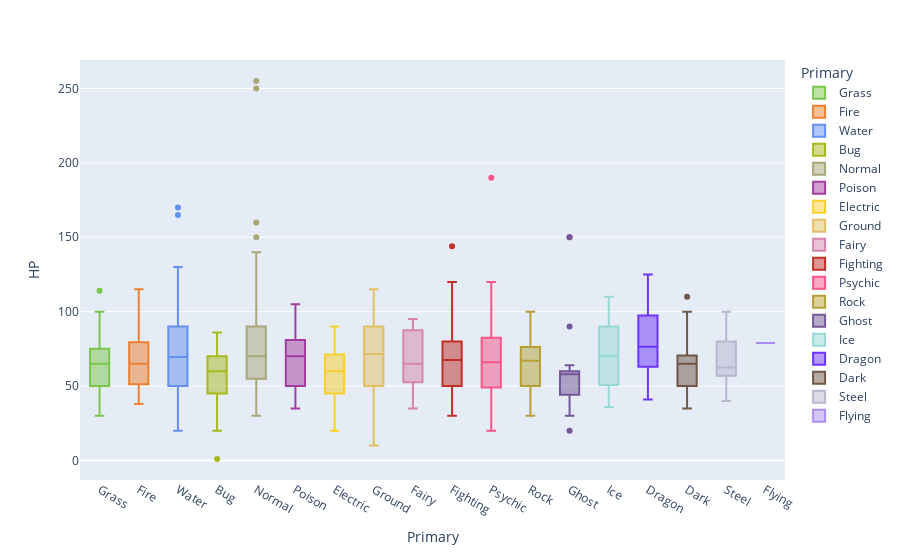

Notebook code cell kept with this figure:
### Code cell
fig=px.box(pokemon, x="Primary", y="HP",hover_name="Name",
       color="Primary", color_discrete_map=colours)

fig.show()
fig.write_html("EDAplots/HPbyPrim-box.html",
                include_plotlyjs='cdn')

### Figure 1 — Plotly figure (JSON) as saved in the notebook; plotly's stock layout.template omitted (floating-point values rounded to 4 significant figures)
{"data": [{"alignmentgroup": "True", "hovertemplate": "<b>%{hovertext}</b><br><br>Primary=%{x}<br>HP=%{y}<extra></extra>", "hovertext": ["Bulbasaur", "Ivysaur", "Venusaur", "Oddish", "Gloom", "Vileplume", "Bellsprout", "Weepinbell", "Victreebel", "Exeggcute", "Exeggutor", "Tangela", "Chikorita", "Bayleef", "Meganium", "Bellossom", "Hoppip", "Skiploom", "Jumpluff", "Sunkern", "Sunflora", "Treecko", "Grovyle", "Sceptile", "Seedot", "Nuzleaf", "Shiftry", "Shroomish", "Breloom", "Roselia", "Cacnea", "Cacturne", "Tropius", "Turtwig", "Grotle", "Torterra", "Budew", "Roserade", "Cherubi", "Cherrim", "Carnivine", "Snover", "Abomasnow", "Tangrowth", "Leafeon", "Shaymin", "Snivy", "Servine", "Serperior", "Pansage", "Simisage", "Cottonee", "Whimsicott", "Petilil", "Lilligant", "Maractus", "Foongus", "Amoonguss", "Ferroseed", "Ferrothorn", "Virizion"], "legendgroup": "Grass", "marker": {"color": "#7AC74C"}, "name": "Grass", "notched": false, "offsetgroup": "Grass", "orientation": "v", "showlegend": true, "type": "box", "x": ["Grass", "Grass", "Grass", "Grass", "Grass", "Grass", "Grass", "Grass", "Grass", "Grass", "Grass", "Grass", "Grass", "Grass", "Grass", "Grass", "Grass", "Grass", "Grass", "Grass", "Grass", "Grass", "Grass", "Grass", "Grass", "Grass", "Grass", "Grass", "Grass", "Grass", "Grass", "Grass", "Grass", "Grass", "Grass", "Grass", "Grass", "Grass", "Grass", "Grass", "Grass", "Grass", "Grass", "Grass", "Grass", "Grass", "Grass", "Grass", "Grass", "Grass", "Grass", "Grass", "Grass", "Grass", "Grass", "Grass", "Grass", "Grass", "Grass", "Grass", "Grass"], "x0": " ", "xaxis": "x", "y": [45, 60, 80, 45, 60, 75, 50, 65, 80, 60, 95, 65, 45, 60, 80, 75, 35, 55, 75, 30, 75, 40, 50, 70, 40, 70, 90, 60, 60, 50, 50, 70, 99, 55, 75, 95, 40, 60, 45, 70, 74, 60, 90, 100, 65, 100, 45, 60, 75, 50, 75, 40, 60, 45, 70, 75, 69, 114, 44, 74, 91], "y0": " ", "yaxis": "y"}, {"alignmentgroup": "True", "hovertemplate": "<b>%{hovertext}</b><br><br>Primary=%{x}<br>HP=%{y}<extra></extra>", "hovertext": ["Charmander", "Charmeleon", "Charizard", "Vulpix", "Ninetales", "Growlithe", "Arcanine", "Ponyta", "Rapidash", "Magmar", "Flareon", "Moltres", "Cyndaquil", "Quilava", "Typhlosion", "Slugma", "Magcargo", "Magby", "Entei", "Ho-Oh", "Torchic", "Combusken", "Blaziken", "Numel", "Camerupt", "Torkoal", "Chimchar", "Monferno", "Infernape", "Magmortar", "Heatran", "Tepig", "Pignite", "Emboar", "Pansear", "Simisear", "Darumaka", "Darmanitan", "Heatmor"], "legendgroup": "Fire", "marker": {"color": "#EE8130"}, "name": "Fire", "notched": false, "offsetgroup": "Fire", "orientation": "v", "showlegend": true, "type": "box", "x": ["Fire", "Fire", "Fire", "Fire", "Fire", "Fire", "Fire", "Fire", "Fire", "Fire", "Fire", "Fire", "Fire", "Fire", "Fire", "Fire", "Fire", "Fire", "Fire", "Fire", "Fire", "Fire", "Fire", "Fire", "Fire", "Fire", "Fire", "Fire", "Fire", "Fire", "Fire", "Fire", "Fire", "Fire", "Fire", "Fire", "Fire", "Fire", "Fire"], "x0": " ", "xaxis": "x", "y": [39, 58, 78, 38, 73, 55, 90, 50, 65, 65, 65, 90, 39, 58, 78, 40, 50, 45, 115, 106, 45, 60, 80, 60, 70, 70, 44, 64, 76, 75, 91, 65, 90, 110, 50, 75, 70, 105, 85], "y0": " ", "yaxis": "y"}, {"alignmentgroup": "True", "hovertemplate": "<b>%{hovertext}</b><br><br>Primary=%{x}<br>HP=%{y}<extra></extra>", "hovertext": ["Squirtle", "Wartortle", "Blastoise", "Psyduck", "Golduck", "Poliwag", "Poliwhirl", "Poliwrath", "Tentacool", "Tentacruel", "Slowpoke", "Slowbro", "Seel", "Dewgong", "Shellder", "Cloyster", "Krabby", "Kingler", "Horsea", "Seadra", "Goldeen", "Seaking", "Staryu", "Starmie", "Magikarp", "Gyarados", "Lapras", "Vaporeon", "Totodile", "Croconaw", "Feraligatr", "Chinchou", "Lanturn", "Marill", "Azumarill", "Politoed", "Wooper", "Quagsire", "Slowking", "Qwilfish", "Corsola", "Remoraid", "Octillery", "Mantine", "Kingdra", "Suicune", "Mudkip", "Marshtomp", "Swampert", "Lotad", "Lombre", "Ludicolo", "Wingull", "Pelipper", "Carvanha", "Sharpedo", "Wailmer", "Wailord", "Barboach", "Whiscash", "Corphish", "Crawdaunt", "Feebas", "Milotic", "Clamperl", "Huntail", "Gorebyss", "Relicanth", "Luvdisc", "Kyogre", "Piplup", "Prinplup", "Empoleon", "Buizel", "Floatzel", "Shellos", "Gastrodon", "Finneon", "Lumineon", "Mantyke", "Palkia", "Phione", "Manaphy", "Oshawott", "Dewott", "Samurott", "Panpour", "Simipour", "Tympole", "Palpitoad", "Seismitoad", "Basculin", "Tirtouga", "Carracosta", "Ducklett", "Swanna", "Frillish", "Jellicent", "Alomomola", "Keldeo"], "legendgroup": "Water", "marker": {"color": "#6390F0"}, "name": "Water", "notched": false, "offsetgroup": "Water", "orientation": "v", "showlegend": true, "type": "box", "x": ["Water", "Water", "Water", "Water", "Water", "Water", "Water", "Water", "Water", "Water", "Water", "Water", "Water", "Water", "Water", "Water", "Water", "Water", "Water", "Water", "Water", "Water", "Water", "Water", "Water", "Water", "Water", "Water", "Water", "Water", "Water", "Water", "Water", "Water", "Water", "Water", "Water", "Water", "Water", "Water", "Water", "Water", "Water", "Water", "Water", "Water", "Water", "Water", "Water", "Water", "Water", "Water", "Water", "Water", "Water", "Water", "Water", "Water", "Water", "Water", "Water", "Water", "Water", "Water", "Water", "Water", "Water", "Water", "Water", "Water", "Water", "Water", "Water", "Water", "Water", "Water", "Water", "Water", "Water", "Water", "Water", "Water", "Water", "Water", "Water", "Water", "Water", "Water", "Water", "Water", "Water", "Water", "Water", "Water", "Water", "Water", "Water", "Water", "Water", "Water"], "x0": " ", "xaxis": "x", "y": [44, 59, 79, 50, 80, 40, 65, 90, 40, 80, 90, 95, 65, 90, 30, 50, 30, 55, 30, 55, 45, 80, 30, 60, 20, 95, 130, 130, 50, 65, 85, 75, 125, 70, 100, 90, 55, 95, 95, 65, 55, 35, 75, 65, 75, 100, 50, 70, 100, 40, 60, 80, 40, 60, 45, 70, 130, 170, 50, 110, 43, 63, 20, 95, 35, 55, 55, 100, 43, 100, 53, 64, 84, 55, 85, 76, 111, 49, 69, 45, 90, 80, 100, 55, 75, 95, 50, 75, 50, 75, 105, 70, 54, 74, 62, 75, 55, 100, 165, 91], "y0": " ", "yaxis": "y"}, {"alignmentgroup": "True", "hovertemplate": "<b>%{hovertext}</b><br><br>Primary=%{x}<br>HP=%{y}<extra></extra>", "hovertext": ["Caterpie", "Metapod", "Butterfree", "Weedle", "Kakuna", "Beedrill", "Paras", "Parasect", "Venonat", "Venomoth", "Scyther", "Pinsir", "Ledyba", "Ledian", "Spinarak", "Ariados", "Yanma", "Pineco", "Forretress", "Scizor", "Shuckle", "Heracross", "Wurmple", "Silcoon", "Beautifly", "Cascoon", "Dustox", "Surskit", "Masquerain", "Nincada", "Ninjask", "Shedinja", "Volbeat", "Illumise", "Kricketot", "Kricketune", "Burmy", "Wormadam", "Mothim", "Combee", "Vespiquen", "Yanmega", "Sewaddle", "Swadloon", "Leavanny", "Venipede", "Whirlipede", "Scolipede", "Dwebble", "Crustle", "Karrablast", "Escavalier", "Joltik", "Galvantula", "Shelmet", "Accelgor", "Durant", "Larvesta", "Volcarona", "Genesect"], "legendgroup": "Bug", "marker": {"color": "#A6B91A"}, "name": "Bug", "notched": false, "offsetgroup": "Bug", "orientation": "v", "showlegend": true, "type": "box", "x": ["Bug", "Bug", "Bug", "Bug", "Bug", "Bug", "Bug", "Bug", "Bug", "Bug", "Bug", "Bug", "Bug", "Bug", "Bug", "Bug", "Bug", "Bug", "Bug", "Bug", "Bug", "Bug", "Bug", "Bug", "Bug", "Bug", "Bug", "Bug", "Bug", "Bug", "Bug", "Bug", "Bug", "Bug", "Bug", "Bug", "Bug", "Bug", "Bug", "Bug", "Bug", "Bug", "Bug", "Bug", "Bug", "Bug", "Bug", "Bug", "Bug", "Bug", "Bug", "Bug", "Bug", "Bug", "Bug", "Bug", "Bug", "Bug", "Bug", "Bug"], "x0": " ", "xaxis": "x", "y": [45, 50, 60, 40, 45, 65, 35, 60, 60, 70, 70, 65, 40, 55, 40, 70, 65, 50, 75, 70, 20, 80, 45, 50, 60, 50, 60, 40, 70, 31, 61, 1, 65, 65, 37, 77, 40, 60, 70, 30, 70, 86, 45, 55, 75, 30, 40, 60, 50, 70, 50, 70, 50, 70, 50, 80, 58, 55, 85, 71], "y0": " ", "yaxis": "y"}, {"alignmentgroup": "True", "hovertemplate": "<b>%{hovertext}</b><br><br>Primary=%{x}<br>HP=%{y}<extra></extra>", "hovertext": ["Pidgey", "Pidgeotto", "Pidgeot", "Rattata", "Raticate", "Spearow", "Fearow", "Jigglypuff", "Wigglytuff", "Meowth", "Persian", "Farfetch'd", "Doduo", "Dodrio", "Lickitung", "Chansey", "Kangaskhan", "Tauros", "Ditto", "Eevee", "Porygon", "Snorlax", "Sentret", "Furret", "Hoothoot", "Noctowl", "Igglybuff", "Aipom", "Girafarig", "Dunsparce", "Teddiursa", "Ursaring", "Porygon2", "Stantler", "Smeargle", "Miltank", "Blissey", "Zigzagoon", "Linoone", "Taillow", "Swellow", "Slakoth", "Vigoroth", "Slaking", "Whismur", "Loudred", "Exploud", "Azurill", "Skitty", "Delcatty", "Spinda", "Swablu", "Zangoose", "Castform", "Kecleon", "Starly", "Staravia", "Staraptor", "Bidoof", "Bibarel", "Ambipom", "Buneary", "Lopunny", "Glameow", "Purugly", "Happiny", "Chatot", "Munchlax", "Lickilicky", "Porygon-Z", "Regigigas", "Arceus", "Patrat", "Watchog", "Lillipup", "Herdier", "Stoutland", "Pidove", "Tranquill", "Unfezant", "Audino", "Minccino", "Cinccino", "Deerling", "Sawsbuck", "Bouffalant", "Rufflet", "Braviary", "Meloetta"], "legendgroup": "Normal", "marker": {"color": "#A8A77A"}, "name": "Normal", "notched": false, "offsetgroup": "Normal", "orientation": "v", "showlegend": true, "type": "box", "x": ["Normal", "Normal", "Normal", "Normal", "Normal", "Normal", "Normal", "Normal", "Normal", "Normal", "Normal", "Normal", "Normal", "Normal", "Normal", "Normal", "Normal", "Normal", "Normal", "Normal", "Normal", "Normal", "Normal", "Normal", "Normal", "Normal", "Normal", "Normal", "Normal", "Normal", "Normal", "Normal", "Normal", "Normal", "Normal", "Normal", "Normal", "Normal", "Normal", "Normal", "Normal", "Normal", "Normal", "Normal", "Normal", "Normal", "Normal", "Normal", "Normal", "Normal", "Normal", "Normal", "Normal", "Normal", "Normal", "Normal", "Normal", "Normal", "Normal", "Normal", "Normal", "Normal", "Normal", "Normal", "Normal", "Normal", "Normal", "Normal", "Normal", "Normal", "Normal", "Normal", "Normal", "Normal", "Normal", "Normal", "Normal", "Normal", "Normal", "Normal", "Normal", "Normal", "Normal", "Normal", "Normal", "Normal", "Normal", "Normal", "Normal"], "x0": " ", "xaxis": "x", "y": [40, 63, 83, 30, 55, 40, 65, 115, 140, 40, 65, 52, 35, 60, 90, 250, 105, 75, 48, 55, 65, 160, 35, 85, 60, 100, 90, 55, 70, 100, 60, 90, 85, 73, 55, 95, 255, 38, 78, 40, 60, 60, 80, 150, 64, 84, 104, 50, 50, 70, 60, 45, 73, 70, 60, 40, 55, 85, 59, 79, 75, 55, 65, 49, 71, 100, 76, 135, 110, 85, 110, 120, 45, 60, 45, 65, 85, 50, 62, 80, 103, 55, 75, 60, 80, 95, 70, 100, 100], "y0": " ", "yaxis": "y"}, {"alignmentgroup": "True", "hovertemplate": "<b>%{hovertext}</b><br><br>Primary=%{x}<br>HP=%{y}<extra></extra>", "hovertext": ["Ekans", "Arbok", "Nidoran♀", "Nidorina", "Nidoqueen", "Nidoran♂", "Nidorino", "Nidoking", "Zubat", "Golbat", "Grimer", "Muk", "Koffing", "Weezing", "Crobat", "Gulpin", "Swalot", "Seviper", "Stunky", "Skuntank", "Skorupi", "Drapion", "Croagunk", "Toxicroak", "Trubbish", "Garbodor"], "legendgroup": "Poison", "marker": {"color": "#A33EA1"}, "name": "Poison", "notched": false, "offsetgroup": "Poison", "orientation": "v", "showlegend": true, "type": "box", "x": ["Poison", "Poison", "Poison", "Poison", "Poison", "Poison", "Poison", "Poison", "Poison", "Poison", "Poison", "Poison", "Poison", "Poison", "Poison", "Poison", "Poison", "Poison", "Poison", "Poison", "Poison", "Poison", "Poison", "Poison", "Poison", "Poison"], "x0": " ", "xaxis": "x", "y": [35, 60, 55, 70, 90, 46, 61, 81, 40, 75, 80, 105, 40, 65, 85, 70, 100, 73, 63, 103, 40, 70, 48, 83, 50, 80], "y0": " ", "yaxis": "y"}, {"alignmentgroup": "True", "hovertemplate": "<b>%{hovertext}</b><br><br>Primary=%{x}<br>HP=%{y}<extra></extra>", "hovertext": ["Pikachu", "Raichu", "Magnemite", "Magneton", "Voltorb", "Electrode", "Electabuzz", "Jolteon", "Zapdos", "Pichu", "Mareep", "Flaaffy", "Ampharos", "Elekid", "Raikou", "Electrike", "Manectric", "Plusle", "Minun", "Shinx", "Luxio", "Luxray", "Pachirisu", "Magnezone", "Electivire", "Rotom", "Blitzle", "Zebstrika", "Emolga", "Tynamo", "Eelektrik", "Eelektross", "Thundurus"], "legendgroup": "Electric", "marker": {"color": "#F7D02C"}, "name": "Electric", "notched": false, "offsetgroup": "Electric", "orientation": "v", "showlegend": true, "type": "box", "x": ["Electric", "Electric", "Electric", "Electric", "Electric", "Electric", "Electric", "Electric", "Electric", "Electric", "Electric", "Electric", "Electric", "Electric", "Electric", "Electric", "Electric", "Electric", "Electric", "Electric", "Electric", "Electric", "Electric", "Electric", "Electric", "Electric", "Electric", "Electric", "Electric", "Electric", "Electric", "Electric", "Electric"], "x0": " ", "xaxis": "x", "y": [35, 60, 25, 50, 40, 60, 65, 65, 90, 20, 55, 70, 90, 45, 90, 40, 70, 60, 60, 45, 60, 80, 60, 70, 75, 50, 45, 75, 55, 35, 65, 85, 79], "y0": " ", "yaxis": "y"}, {"alignmentgroup": "True", "hovertemplate": "<b>%{hovertext}</b><br><br>Primary=%{x}<br>HP=%{y}<extra></extra>", "hovertext": ["Sandshrew", "Sandslash", "Diglett", "Dugtrio", "Cubone", "Marowak", "Rhyhorn", "Rhydon", "Gligar", "Phanpy", "Donphan", "Trapinch", "Vibrava", "Flygon", "Baltoy", "Claydol", "Groudon", "Hippopotas", "Hippowdon", "Rhyperior", "Gliscor", "Drilbur", "Excadrill", "Sandile", "Krokorok", "Krookodile", "Stunfisk", "Golett", "Golurk", "Landorus"], "legendgroup": "Ground", "marker": {"color": "#E2BF65"}, "name": "Ground", "notched": false, "offsetgroup": "Ground", "orientation": "v", "showlegend": true, "type": "box", "x": ["Ground", "Ground", "Ground", "Ground", "Ground", "Ground", "Ground", "Ground", "Ground", "Ground", "Ground", "Ground", "Ground", "Ground", "Ground", "Ground", "Ground", "Ground", "Ground", "Ground", "Ground", "Ground", "Ground", "Ground", "Ground", "Ground", "Ground", "Ground", "Ground", "Ground"], "x0": " ", "xaxis": "x", "y": [50, 75, 10, 35, 50, 60, 80, 105, 65, 90, 90, 45, 50, 80, 40, 60, 100, 68, 108, 115, 75, 60, 110, 50, 60, 95, 109, 59, 89, 89], "y0": " ", "yaxis": "y"}, {"alignmentgroup": "True", "hovertemplate": "<b>%{hovertext}</b><br><br>Primary=%{x}<br>HP=%{y}<extra></extra>", "hovertext": ["Clefairy", "Clefable", "Cleffa", "Togepi", "Togetic", "Snubbull", "Granbull", "Togekiss"], "legendgroup": "Fairy", "marker": {"color": "#D685AD"}, "name": "Fairy", "notched": false, "offsetgroup": "Fairy", "orientation": "v", "showlegend": true, "type": "box", "x": ["Fairy", "Fairy", "Fairy", "Fairy", "Fairy", "Fairy", "Fairy", "Fairy"], "x0": " ", "xaxis": "x", "y": [70, 95, 50, 35, 55, 60, 90, 85], "y0": " ", "yaxis": "y"}, {"alignmentgroup": "True", "hovertemplate": "<b>%{hovertext}</b><br><br>Primary=%{x}<br>HP=%{y}<extra></extra>", "hovertext": ["Mankey", "Primeape", "Machop", "Machoke", "Machamp", "Hitmonlee", "Hitmonchan", "Tyrogue", "Hitmontop", "Makuhita", "Hariyama", "Meditite", "Medicham", "Riolu", "Lucario", "Timburr", "Gurdurr", "Conkeldurr", "Throh", "Sawk", "Mienfoo", "Mienshao"], "legendgroup": "Fighting", "marker": {"color": "#C22E28"}, "name": "Fighting", "notched": false, "offsetgroup": "Fighting", "orientation": "v", "showlegend": true, "type": "box", "x": ["Fighting", "Fighting", "Fighting", "Fighting", "Fighting", "Fighting", "Fighting", "Fighting", "Fighting", "Fighting", "Fighting", "Fighting", "Fighting", "Fighting", "Fighting", "Fighting", "Fighting", "Fighting", "Fighting", "Fighting", "Fighting", "Fighting"], "x0": " ", "xaxis": "x", "y": [40, 65, 70, 80, 90, 50, 50, 35, 50, 72, 144, 30, 60, 40, 70, 75, 85, 105, 120, 75, 45, 65], "y0": " ", "yaxis": "y"}, {"alignmentgroup": "True", "hovertemplate": "<b>%{hovertext}</b><br><br>Primary=%{x}<br>HP=%{y}<extra></extra>", "hovertext": ["Abra", "Kadabra", "Alakazam", "Drowzee", "Hypno", "Mr.", "Mewtwo", "Mew", "Natu", "Xatu", "Espeon", "Unown", "Wobbuffet", "Lugia", "Celebi", "Ralts", "Kirlia", "Gardevoir", "Spoink", "Grumpig", "Chimecho", "Wynaut", "Deoxys", "Chingling", "Mime", "Gallade", "Uxie", "Mesprit", "Azelf", "Cresselia", "Victini", "Munna", "Musharna", "Woobat", "Swoobat", "Sigilyph", "Gothita", "Gothorita", "Gothitelle", "Solosis", "Duosion", "Reuniclus", "Elgyem", "Beheeyem"], "legendgroup": "Psychic", "marker": {"color": "#F95587"}, "name": "Psychic", "notched": false, "offsetgroup": "Psychic", "orientation": "v", "showlegend": true, "type": "box", "x": ["Psychic", "Psychic", "Psychic", "Psychic", "Psychic", "Psychic", "Psychic", "Psychic", "Psychic", "Psychic", "Psychic", "Psychic", "Psychic", "Psychic", "Psychic", "Psychic", "Psychic", "Psychic", "Psychic", "Psychic", "Psychic", "Psychic", "Psychic", "Psychic", "Psychic", "Psychic", "Psychic", "Psychic", "Psychic", "Psychic", "Psychic", "Psychic", "Psychic", "Psychic", "Psychic", "Psychic", "Psychic", "Psychic", "Psychic", "Psychic", "Psychic", "Psychic", "Psychic", "Psychic"], "x0": " ", "xaxis": "x", "y": [25, 40, 55, 60, 85, 40, 106, 100, 40, 65, 65, 48, 190, 106, 100, 28, 38, 68, 60, 80, 65, 95, 50, 45, 20, 68, 75, 80, 75, 120, 100, 76, 116, 55, 67, 72, 45, 60, 70, 45, 65, 110, 55, 75], "y0": " ", "yaxis": "y"}, {"alignmentgroup": "True", "hovertemplate": "<b>%{hovertext}</b><br><br>Primary=%{x}<br>HP=%{y}<extra></extra>", "hovertext": ["Geodude", "Graveler", "Golem", "Onix", "Omanyte", "Omastar", "Kabuto", "Kabutops", "Aerodactyl", "Sudowoodo", "Larvitar", "Pupitar", "Tyranitar", "Nosepass", "Lunatone", "Solrock", "Lileep", "Cradily", "Anorith", "Armaldo", "Regirock", "Cranidos", "Rampardos", "Shieldon", "Bastiodon", "Bonsly", "Probopass", "Roggenrola", "Boldore", "Gigalith", "Archen", "Archeops", "Terrakion"], "legendgroup": "Rock", "marker": {"color": "#B6A136"}, "name": "Rock", "notched": false, "offsetgroup": "Rock", "orientation": "v", "showlegend": true, "type": "box", "x": ["Rock", "Rock", "Rock", "Rock", "Rock", "Rock", "Rock", "Rock", "Rock", "Rock", "Rock", "Rock", "Rock", "Rock", "Rock", "Rock", "Rock", "Rock", "Rock", "Rock", "Rock", "Rock", "Rock", "Rock", "Rock", "Rock", "Rock", "Rock", "Rock", "Rock", "Rock", "Rock", "Rock"], "x0": " ", "xaxis": "x", "y": [40, 55, 80, 35, 35, 70, 30, 60, 80, 70, 50, 70, 100, 30, 70, 70, 66, 86, 45, 75, 80, 67, 97, 30, 60, 50, 60, 55, 70, 85, 55, 75, 91], "y0": " ", "yaxis": "y"}, {"alignmentgroup": "True", "hovertemplate": "<b>%{hovertext}</b><br><br>Primary=%{x}<br>HP=%{y}<extra></extra>", "hovertext": ["Gastly", "Haunter", "Gengar", "Misdreavus", "Shuppet", "Banette", "Duskull", "Dusclops", "Drifloon", "Drifblim", "Mismagius", "Spiritomb", "Dusknoir", "Giratina", "Yamask", "Cofagrigus", "Litwick", "Lampent", "Chandelure"], "legendgroup": "Ghost", "marker": {"color": "#735797"}, "name": "Ghost", "notched": false, "offsetgroup": "Ghost", "orientation": "v", "showlegend": true, "type": "box", "x": ["Ghost", "Ghost", "Ghost", "Ghost", "Ghost", "Ghost", "Ghost", "Ghost", "Ghost", "Ghost", "Ghost", "Ghost", "Ghost", "Ghost", "Ghost", "Ghost", "Ghost", "Ghost", "Ghost"], "x0": " ", "xaxis": "x", "y": [30, 45, 60, 60, 44, 64, 20, 40, 90, 150, 60, 50, 45, 150, 38, 58, 50, 60, 60], "y0": " ", "yaxis": "y"}, {"alignmentgroup": "True", "hovertemplate": "<b>%{hovertext}</b><br><br>Primary=%{x}<br>HP=%{y}<extra></extra>", "hovertext": ["Jynx", "Articuno", "Swinub", "Piloswine", "Delibird", "Smoochum", "Snorunt", "Glalie", "Spheal", "Sealeo", "Walrein", "Regice", "Glaceon", "Mamoswine", "Froslass", "Vanillite", "Vanillish", "Vanilluxe", "Cubchoo", "Beartic", "Cryogonal"], "legendgroup": "Ice", "marker": {"color": "#96D9D6"}, "name": "Ice", "notched": false, "offsetgroup": "Ice", "orientation": "v", "showlegend": true, "type": "box", "x": ["Ice", "Ice", "Ice", "Ice", "Ice", "Ice", "Ice", "Ice", "Ice", "Ice", "Ice", "Ice", "Ice", "Ice", "Ice", "Ice", "Ice", "Ice", "Ice", "Ice", "Ice"], "x0": " ", "xaxis": "x", "y": [65, 90, 50, 100, 45, 45, 50, 80, 70, 90, 110, 80, 65, 110, 70, 36, 51, 71, 55, 95, 70], "y0": " ", "yaxis": "y"}, {"alignmentgroup": "True", "hovertemplate": "<b>%{hovertext}</b><br><br>Primary=%{x}<br>HP=%{y}<extra></extra>", "hovertext": ["Dratini", "Dragonair", "Dragonite", "Altaria", "Bagon", "Shelgon", "Salamence", "Latias", "Latios", "Rayquaza", "Gible", "Gabite", "Garchomp", "Axew", "Fraxure", "Haxorus", "Druddigon", "Reshiram", "Zekrom", "Kyurem"], "legendgroup": "Dragon", "marker": {"color": "#6F35FC"}, "name": "Dragon", "notched": false, "offsetgroup": "Dragon", "orientation": "v", "showlegend": true, "type": "box", "x": ["Dragon", "Dragon", "Dragon", "Dragon", "Dragon", "Dragon", "Dragon", "Dragon", "Dragon", "Dragon", "Dragon", "Dragon", "Dragon", "Dragon", "Dragon", "Dragon", "Dragon", "Dragon", "Dragon", "Dragon"], "x0": " ", "xaxis": "x", "y": [41, 61, 91, 75, 45, 65, 95, 80, 80, 105, 58, 68, 108, 46, 66, 76, 77, 100, 100, 125], "y0": " ", "yaxis": "y"}, {"alignmentgroup": "True", "hovertemplate": "<b>%{hovertext}</b><br><br>Primary=%{x}<br>HP=%{y}<extra></extra>", "hovertext": ["Umbreon", "Murkrow", "Sneasel", "Houndour", "Houndoom", "Poochyena", "Mightyena", "Sableye", "Absol", "Honchkrow", "Weavile", "Darkrai", "Purrloin", "Liepard", "Scraggy", "Scrafty", "Zorua", "Zoroark", "Pawniard", "Bisharp", "Vullaby", "Mandibuzz", "Deino", "Zweilous", "Hydreigon"], "legendgroup": "Dark", "marker": {"color": "#705746"}, "name": "Dark", "notched": false, "offsetgroup": "Dark", "orientation": "v", "showlegend": true, "type": "box", "x": ["Dark", "Dark", "Dark", "Dark", "Dark", "Dark", "Dark", "Dark", "Dark", "Dark", "Dark", "Dark", "Dark", "Dark", "Dark", "Dark", "Dark", "Dark", "Dark", "Dark", "Dark", "Dark", "Dark", "Dark", "Dark"], "x0": " ", "xaxis": "x", "y": [95, 60, 55, 45, 75, 35, 70, 50, 65, 100, 70, 70, 41, 64, 50, 65, 40, 60, 45, 65, 70, 110, 52, 72, 92], "y0": " ", "yaxis": "y"}, {"alignmentgroup": "True", "hovertemplate": "<b>%{hovertext}</b><br><br>Primary=%{x}<br>HP=%{y}<extra></extra>", "hovertext": ["Steelix", "Skarmory", "Mawile", "Aron", "Lairon", "Aggron", "Beldum", "Metang", "Metagross", "Registeel", "Jirachi", "Bronzor", "Bronzong", "Dialga", "Klink", "Klang", "Klinklang", "Cobalion"], "legendgroup": "Steel", "marker": {"color": "#B7B7CE"}, "name": "Steel", "notched": false, "offsetgroup": "Steel", "orientation": "v", "showlegend": true, "type": "box", "x": ["Steel", "Steel", "Steel", "Steel", "Steel", "Steel", "Steel", "Steel", "Steel", "Steel", "Steel", "Steel", "Steel", "Steel", "Steel", "Steel", "Steel", "Steel"], "x0": " ", "xaxis": "x", "y": [75, 65, 50, 50, 60, 70, 40, 60, 80, 80, 100, 57, 67, 100, 40, 60, 60, 91], "y0": " ", "yaxis": "y"}, {"alignmentgroup": "True", "hovertemplate": "<b>%{hovertext}</b><br><br>Primary=%{x}<br>HP=%{y}<extra></extra>", "hovertext": ["Tornadus"], "legendgroup": "Flying", "marker": {"color": "#A98FF3"}, "name": "Flying", "notched": false, "offsetgroup": "Flying", "orientation": "v", "showlegend": true, "type": "box", "x": ["Flying"], "x0": " ", "xaxis": "x", "y": [79], "y0": " ", "yaxis": "y"}], "layout": {"boxmode": "overlay", "legend": {"title": {"text": "Primary"}, "tracegroupgap": 0}, "margin": {"t": 60}, "xaxis": {"anchor": "y", "categoryarray": ["Grass", "Fire", "Water", "Bug", "Normal", "Poison", "Electric", "Ground", "Fairy", "Fighting", "Psychic", "Rock", "Ghost", "Ice", "Dragon", "Dark", "Steel", "Flying"], "categoryorder": "array", "domain": [0, 1], "title": {"text": "Primary"}}, "yaxis": {"anchor": "x", "domain": [0, 1], "title": {"text": "HP"}}}}
